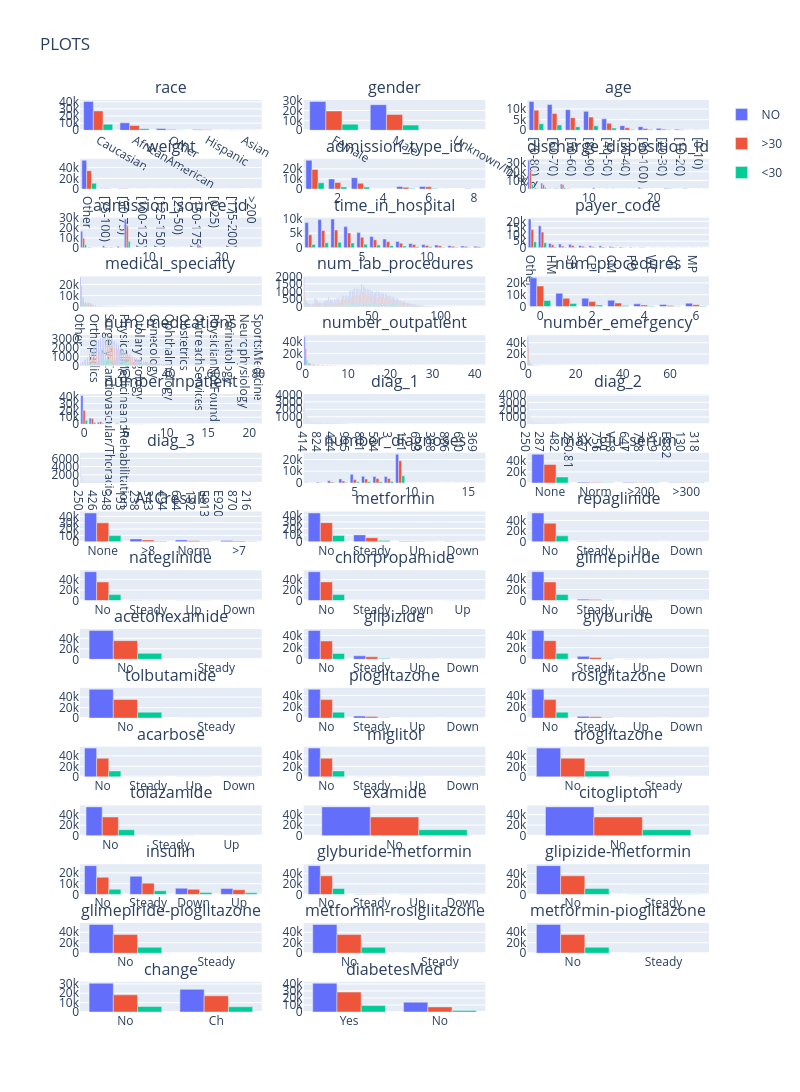

Notebook code cell kept with this figure:
### Code cell
fig = make_subplots(rows = 16, cols = 3, 
    subplot_titles = ('race', 'gender', 'age','weight','admission_type_id','discharge_disposition_id','admission_source_id',
 'time_in_hospital',
 'payer_code',
 'medical_specialty',
 'num_lab_procedures',
 'num_procedures',
 'num_medications',
 'number_outpatient',
 'number_emergency',
 'number_inpatient',
 'diag_1',
 'diag_2',
 'diag_3',
 'number_diagnoses',
 'max_glu_serum',
 'A1Cresult',
 'metformin',
 'repaglinide',
 'nateglinide',
 'chlorpropamide',
 'glimepiride',
 'acetohexamide',
 'glipizide',
 'glyburide',
 'tolbutamide',
 'pioglitazone',
 'rosiglitazone',
 'acarbose',
 'miglitol',
 'troglitazone',
 'tolazamide',
 'examide',
 'citoglipton',
 'insulin',
 'glyburide-metformin',
 'glipizide-metformin',
 'glimepiride-pioglitazone',
 'metformin-rosiglitazone',
 'metformin-pioglitazone',
 'change',
 'diabetesMed')
)

i = 1
j = 1
d = {}

names = set()
fig.for_each_trace(
    lambda trace:
        trace.update(showlegend=False)
        if (trace.name in names) else names.add(trace.name))

fig.update_layout(height=4000, width= 800, title_text = "PLOTS")
for col in dfChecked.columns: 
    if col == 'race':
        dfFreq = dfChecked.value_counts([col, 'readmitted']).reset_index().rename(columns={0:'frequency'})
        figPx = px.bar(dfFreq, x=dfFreq[col], y=dfFreq['frequency'], color="readmitted", barmode='group')
        #fig.add_trace(figPx.data[0], i, j)
        bar_trace = figPx.data[0]
        bar_trace1 = figPx.data[1]
        bar_trace2 = figPx.data[2]

        fig.add_trace(bar_trace, i, j)
        fig.add_trace(bar_trace1, i, j)
        fig.add_trace(bar_trace2, i, j)
    if col != 'readmitted' and col != 'race':
        dfFreq = dfChecked.value_counts([col, 'readmitted']).reset_index().rename(columns={0:'frequency'})
        figPx = px.bar(dfFreq, x=dfFreq[col], y=dfFreq['frequency'], color="readmitted", barmode='group')
        # fig.add_trace(figPx.data[0], i, j)
        bar_trace = figPx.data[0]
        bar_trace1 = figPx.data[1]
        bar_trace2 = figPx.data[2]

        fig.add_trace(bar_trace, i, j)
        fig.add_trace(bar_trace1, i, j)
        fig.add_trace(bar_trace2, i, j)
    if j <= 4:
        j += 1
    if j == 4:
        i += 1
        j = 1 

names = set()
fig.for_each_trace(
    lambda trace:
        trace.update(showlegend=False)
        if (trace.name in names) else names.add(trace.name))

fig.show()
